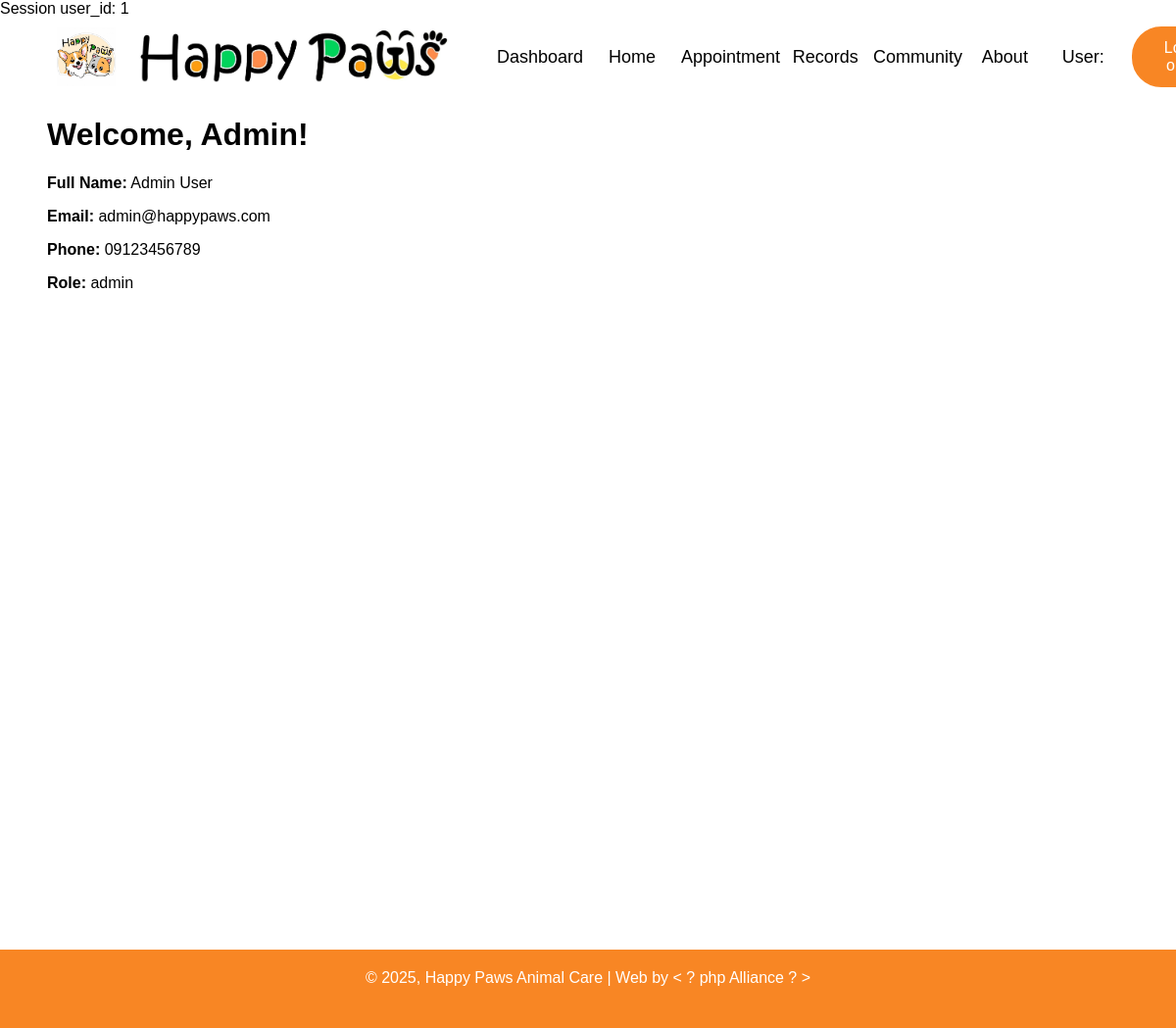
Page /newpage.php (signed in) on the committed database.
### tables this page shows
CREATE TABLE IF NOT EXISTS users (
    id INT AUTO_INCREMENT PRIMARY KEY,
    fname VARCHAR(50) NOT NULL,
    username VARCHAR(50) NOT NULL,
    lname VARCHAR(50) NOT NULL,
    phone VARCHAR(20),
    email VARCHAR(100) NOT NULL UNIQUE,
    password VARCHAR(255) NOT NULL,
    role VARCHAR(20) DEFAULT 'user',
    created_at TIMESTAMP DEFAULT CURRENT_TIMESTAMP
);

### newpage.php (the view, shortened to what this page needs)
<?php
include_once("includes/db.php");
$user_id = $_SESSION["user_id"];
echo "Session user_id: " . ($_SESSION["user_id"] ?? 'Not set');
$sql = "SELECT fname, lname, phone, email, role FROM users WHERE id = ?";
$stmt = mysqli_prepare($conn, $sql);
mysqli_stmt_bind_param($stmt, "i", $user_id);
mysqli_stmt_execute($stmt);
$result = mysqli_stmt_get_result($stmt);
$user = mysqli_fetch_assoc($result);
?>
<!DOCTYPE html>
<html>
<head>
    <link rel="stylesheet" href="style.css">
</head>
<body>
<?php include("includes/header.php"); ?>
<div class="container">
    <h1>Welcome, <?php echo htmlspecialchars($user['fname']); ?>!</h1>
    <p><strong>Full Name:</strong> <?php echo htmlspecialchars($user['fname'] . ' ' . $user['lname']); ?></p>
    <p><strong>Email:</strong> <?php echo htmlspecialchars($user['email']); ?></p>
    <p><strong>Phone:</strong> <?php echo htmlspecialchars($user['phone']); ?></p>
    <p><strong>Role:</strong> <?php echo htmlspecialchars($user['role']); ?></p>
</div>
<?php include("includes/footer.php"); ?>
</body>
</html>

### css/style.css (style rules this page uses)
* { box-sizing: border-box; }
body { margin: 0; font-family: sans-serif; }
.container { width: 92%; margin: auto; height: 100%; }
html, body { height: 100%; margin: 0; }

### rows in the picture
users: fname "Admin", fname+lname "Admin User", email "admin@happypaws.com", phone "09123456789", role "admin"

### other values in the picture
$_SESSION["user_id"] "1"
